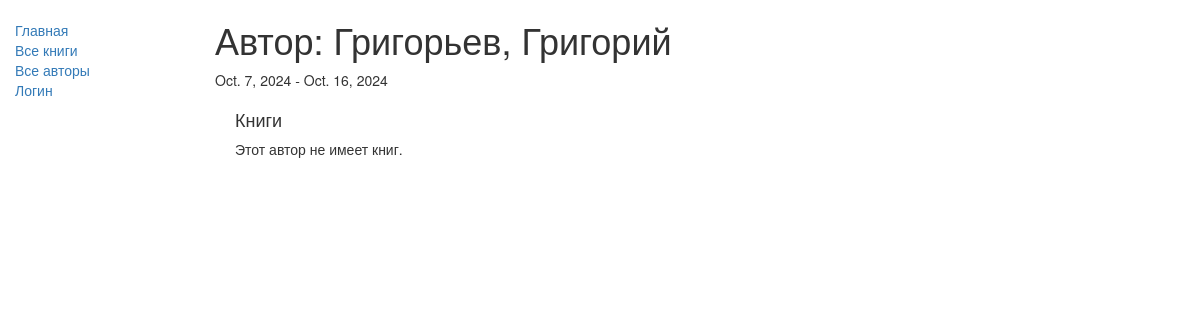
/catalog/author/2/, run on an earlier commit of the app's database.
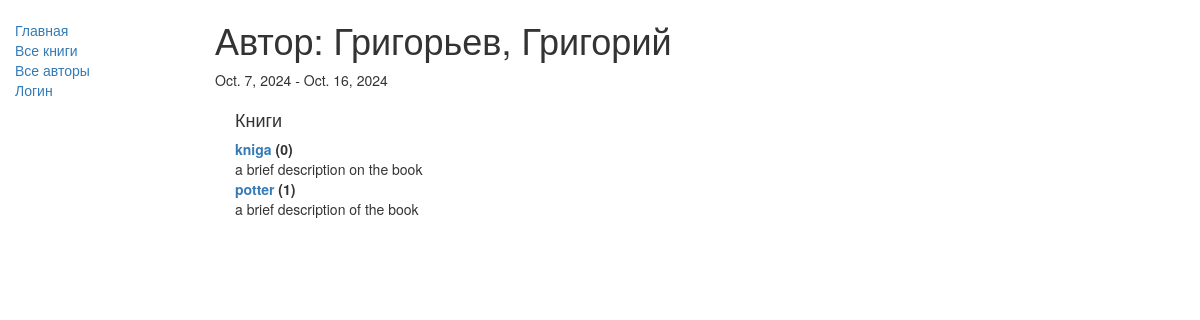
And on a later commit of the database.
### catalog/models.py (models this page shows, shortened)
class Book(models.Model):
    title = models.CharField(max_length=200)
    author = models.ForeignKey('Author', on_delete=models.SET_NULL, null=True)
    summary = models.TextField(max_length=1000, help_text="Enter a brief description of the book")
    isbn = models.CharField('ISBN',max_length=13, help_text='13 Character <a href="https://www.isbn-international.org/content/what-isbn">ISBN number</a>')
    genre = models.ManyToManyField('Genre', help_text="Select a genre for this book")
    def __str__(self):
        return self.title
    def display_genre(self):
        return ', '.join([genre.name for genre in self.genre.all()[:3]])
    display_genre.short_description = 'Genre'

### catalog/views.py (the view, shortened to what this page needs)
# urls.py: path('author/<int:pk>/', views.AuthorDetailView.as_view(), name='author-detail'),
class AuthorDetailView(generic.DetailView):
    model = Author

### catalog/models.py (called while the page is built)
    def __str__(self):
        return '%s, %s' % (self.last_name, self.first_name)

### catalog/templates/catalog/author_detail.html
{% extends "base_generic.html" %}
{% block content %}
<h1>Автор: {{ author }} </h1>
<p>{{author.date_of_birth}} - {% if author.date_of_death %}{{author.date_of_death}}{% endif %}</p>
<div style="margin-left:20px;margin-top:20px">
<h4>Книги</h4>
<dl>
{% for book in author.book_set.all %}
  <dt><a href="{% url 'book-detail' book.pk %}">{{book}}</a> ({{book.bookinstance_set.all.count}})</dt>
  <dd>{{book.summary}}</dd>
  {% empty %}
  <p>Этот автор не имеет книг.</p>
{% endfor %}
</dl>
</div>
{% endblock %}

What changed in the data, as far as the page shows it:
added Book: title "kniga", bookinstance_set.all.count "0", summary "a brief description on the book"
added Book: title "potter", bookinstance_set.all.count "1", summary "a brief description of the book"
Also different on the page:
text no longer shown: "Этот автор не имеет книг."
